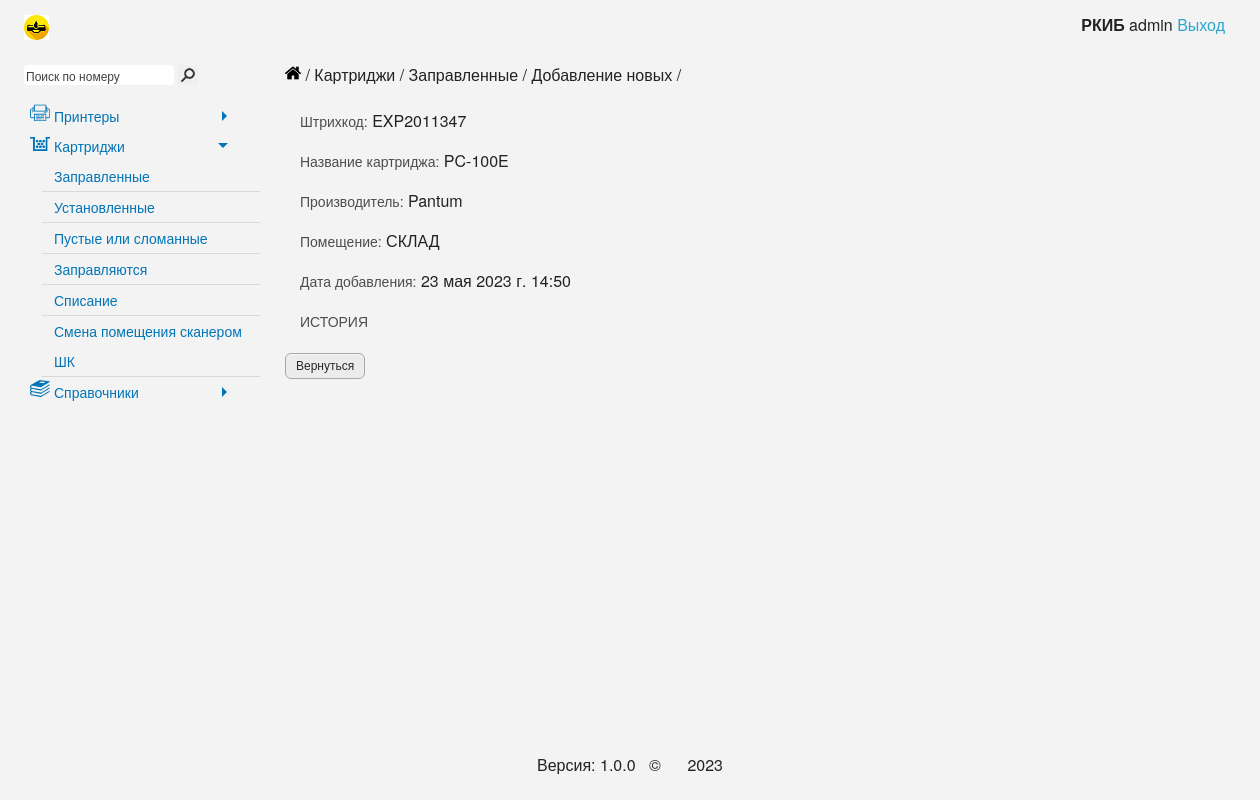
The app's page /31, older data.
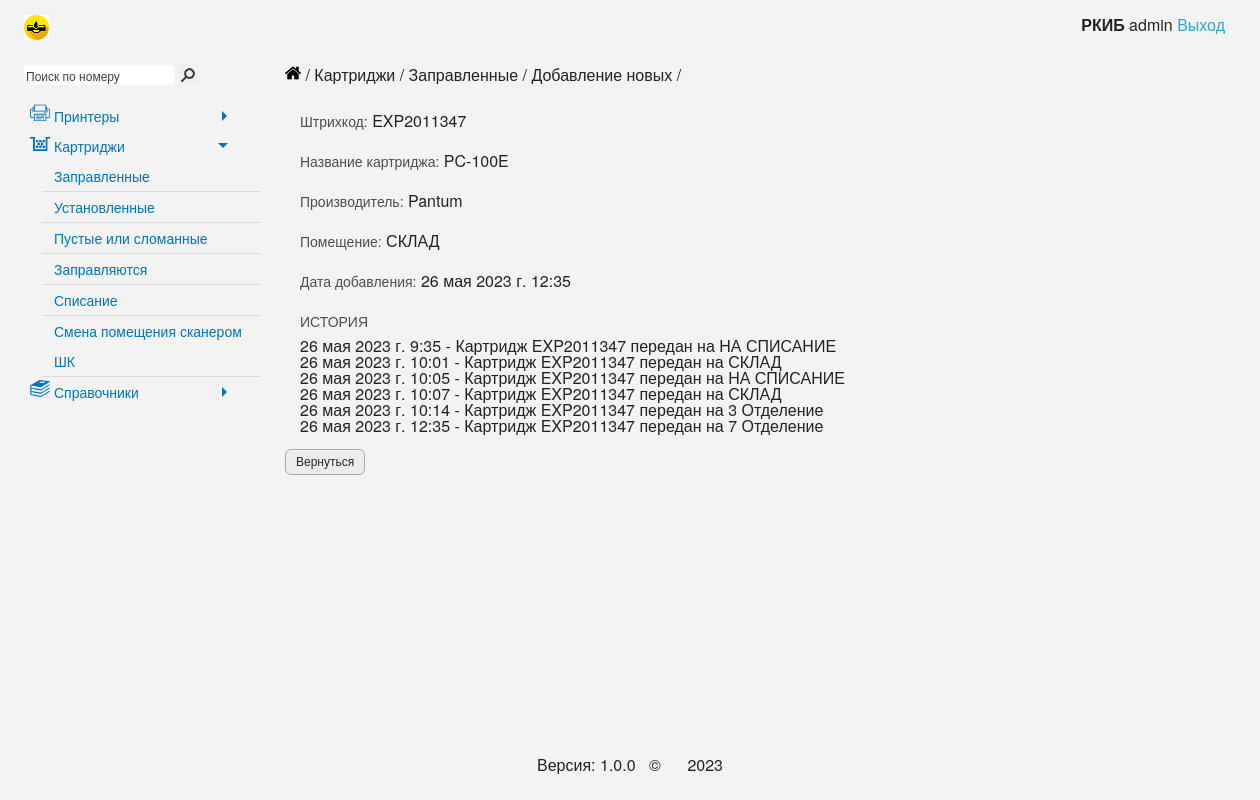
The same page, newer data.
### cartridge/models.py (models this page shows, shortened)
class Cartridges(models.Model):  # Картриджи
    barcode = models.CharField('Штрихкод', unique=True, db_index=True, max_length=50)
    cartName = models.ForeignKey('NameСartridge', default=None, on_delete=models.PROTECT)
    placeName = models.ForeignKey('Placements', on_delete=models.PROTECT)
    manufacturerName = models.ForeignKey('Manufacturer', default=None, on_delete=models.PROTECT)
    date = models.DateTimeField("Дата изменения", default=datetime.datetime.now().strftime("%d.%m.%Y %H:%M"))
    col = models.IntegerField('Перезаправки', db_index=True, blank=True, null=True)
    history = HistoricalRecords()
    class Meta:
        verbose_name = 'Картридж'
        verbose_name_plural = 'Картриджи'

class NameСartridge(models.Model):  # Названия картриджей
    name = models.CharField("Название картриджа", max_length=50, unique=True, db_index=True)
    comments = models.CharField("Комментарии", max_length=100, blank=True)
    class Meta:
        verbose_name = 'Название картриджа'
        verbose_name_plural = 'Названия картриджей'
    def __str__(self):
        return str(self.name)

class Manufacturer(models.Model):  # Производитель
    manufacturer = models.CharField("Производитель", max_length=50, unique=True, db_index=True)
    comments = models.CharField("Комментарии", max_length=100, blank=True)
    class Meta:
        verbose_name = 'Производитель'
        verbose_name_plural = 'Производители'
    def __str__(self):
        return str(self.manufacturer)

class Placements(models.Model):  # Помещения
    barcode = models.IntegerField('Штрихкод', unique=True, db_index=True)
    name = models.CharField("Помещение", max_length=50, unique=True, db_index=True)
    branch = models.CharField("Корпус", max_length=50, blank=True, null=True)
    class Meta:
        verbose_name = 'Помещение'
        verbose_name_plural = 'Помещения'
    def __str__(self):
        return str(self.name)

class ChangeLog(models.Model):
    barcode_h = models.CharField('Штрихкод', blank=True, null=True, max_length=50)
    cartName_h = models.CharField('Модель', max_length=250, blank=True, null=True)
    placeName_h = models.CharField('Помещение', max_length=50, blank=True, null=True)
    manufacturerName_h = models.CharField('Производитель', max_length=50, blank=True, null=True)
    date_h = models.DateTimeField("Дата изменения", null=True)
    comments_h = models.CharField('Комментарии', max_length=250, blank=True, null=True)
    class Meta:
        verbose_name = _('Журнал изменений')
        verbose_name_plural = _('Журналы изменений')

### cartridge/views.py (the view)
# urls.py: path('<int:pk>', CartDetailView.as_view(), name='details_view'),
class CartDetailView(DetailView):
    model = Cartridges
    template_name = 'cartridge/details_view.html'
    context_object_name = 'cartridge_details_view'
    success_url = reverse_lazy('add_items')
    def get_context_data(self, **kwargs):
        context = super(CartDetailView, self).get_context_data(**kwargs)
        history = ChangeLog.objects.filter(barcode_h=kwargs['object'].barcode)
        context['history'] = history
        return context

### cartridge/templates/cartridge/details_view.html (shortened to what this page needs)
{% extends 'cartridge/base.html' %}
{% block submenu %}Картриджи / Заправленные / Добавление новых{% endblock %}
{% block content %}
    <div ng-controller="MainCtrl" class="ng-scope">
        <div class="row">
            <div class="large-8 columns">
                <form action="" method="post" class="ng-dirty ng-valid-parse ng-valid ng-valid-required">
                    <label>Штрихкод: </label>
                    {{ cartridge_details_view.barcode }}
                    <label for="id_cartName">Название картриджа: </label>
                    {{ cartridge_details_view.cartName }}
                    <label>Производитель: </label>
                    {{ cartridge_details_view.manufacturerName }}
                    <label>Помещение: </label>
                    {{ cartridge_details_view.placeName }}
                    <label for="id_date">Дата добавления: </label>
                    {{ cartridge_details_view.date }}
                    <label for="id_date">ИСТОРИЯ </label>
                    <div class="large-12 columns">
                        {% for h in history %}
                            {{ h.date_h }} - {{ h.comments_h }}<br>
                        {% endfor %}
                    </div>
                    <div class="marginTop">
                        <a href="{% url 'stock' %}" class="button">Вернуться</a>
                    </div>
                </form>
            </div>
        </div>
    </div>
{% endblock %}

### cartridge/templates/cartridge/base.html (shortened to what this page needs)
{% load static %}
<!DOCTYPE html>
<html lang="en">
<head>
    <link rel="stylesheet" href="{% static 'css/normalize.css' %}">
    <link rel="stylesheet" href="{% static 'css/foundation.min.css' %}">
    <link rel="stylesheet" href="{% static 'css/style.css' %}">
    <link rel="stylesheet" href="{% static 'css/mobile.css' %}">
    <link rel="stylesheet" href="{% static 'css/jquery-ui.css' %}">
    <link rel="stylesheet" href="{% static 'css/ui-grid.min.css' %}">
    <link rel="stylesheet" href="{% static 'js/datetime/jquery.datetimepicker.css' %}">
    <link rel="stylesheet" href="{% static 'css/select2.min.css' %}">
    <link rel="stylesheet" href="{% static 'css/pm_widget.css' %}">
    <link rel="stylesheet" href="{% static 'css/cart/change-room-barcode.css' %}">
</head>
<body>
<div class="wrapper">
    <header class="header">
        <div class="logo"><a href="/">
            <img alt="nlogo" src="{% static 'img/nlogo.png' %}"/></a></div>
        <div class="submenu">
            <strong class="user_ou" title="Org">РКИБ
            </strong>admin <a class="logout_user" href="#">Выход</a>
        </div>
    </header>
    <div class="middle ">
        <div class="container">
            <main class="content">
                <div class="row marginTop">
                    <div class="large-10 columns">
                        <div class="breads">
                            <a href="/">
                                <img alt="home_ico" src="{% static 'img/home.png' %}"/>
                            </a> /
                            <span>
                                {% block submenu %}{% endblock %}
                            </span> /
                        </div>
                    </div>
                </div>
                {% block content %}
                {% endblock %}
            </main>
        </div>
        <aside class="left-sidebar">
            <div class="marginTop">
                <div class="search_wrapper">
                    <form action="" method="GET">
                        <input class="search_query" type="text" name="query" onfocus="if(this.value === 'Поиск по номеру') { this.value = ''; }"
                               onfocusout="if(this.value == '') { this.value = 'Поиск по номеру'; }" value="Поиск по номеру">
                        <input type="submit" class="search_button" value="">
                    </form>
                </div>
                <ul class="menu">
                    <li class="has-sub printer_ico"><span>Принтеры</span>
                    </li>
                    <li class="has-sub cartridge_ico active"><span>Картриджи</span>
                        <ul style="display: block;">
                            <li><a href="{% url 'stock' %}">Заправленные</a></li>
                            <li><a href="{% url 'use' %}">Установленные</a></li>
                            <li><a href="{% url 'empty' %}">Пустые или сломанные</a></li>
                            <li><a href="{% url 'worked_firms' %}">Заправляются</a></li>
                            <li><a href="{% url 'basket' %}">Списание</a></li>
                            <li><a href="{% url 'massive_change_room' %}">Смена помещения сканером ШК</a></li>
                        </ul>
                    </li>
                    <li class="has-sub dict_ico"><span>Справочники</span>
                    </li>
                </ul>
            </div>
        </aside>
    </div>
</div>
<footer class="footer">
    <div class="text_in_footer">Версия: 1.0.0&nbsp;&nbsp;&nbsp;&copy;&nbsp;&nbsp;&nbsp;&nbsp;&nbsp;&nbsp;2023
    </div>
</footer>
</body>
</html>

### cartridge/templates/cartridge/static/css/style.css (style rules this page uses)
html, body { height: 100%; }
body { background: #f3f3f3; }
img { padding: 0; margin: 0; }
div.text_in_footer { line-height: 70px; text-align: center; position: relative; }
form label { margin-bottom: 10px; }
a, a:hover, a:focus { outline: none; }
div.wrapper form label, div.wrapper form input { display: inline-block; }
form input[type="text"], form input[type="password"] { margin: 0; }
.breads, .breads a img { vertical-align: baseline; }
.marginTop, form input[type="submit"].marginTop { margin-top: 15px; }
input[type='email'], input[type='number'], input[type='text'] { margin: 0; }
div.submenu { position: absolute; top: 0; right: 35px; }
.search_wrapper { padding: 0 0 0 24px; }
ul.menu, ul.menu ul, ul.menu li, ul.menu a, ul.menu span { position: relative; }
ul.menu { font-size: 0.875em; display: block; margin: 0 0 0 24px; padding: 0; max-height: calc(100vh - 100px); overflow-x: auto; }
ul.menu > li { display: block; list-style: none; line-height: 30px; padding: 0 0 0 18px; }
ul.menu li span { height: 30px; display: inline-block; cursor: pointer; width: 200px; }
ul.menu li a, ul.menu ul li a { background: none; text-decoration: none; display: inline-block; padding: 0 12px; outline: 0; color: #0275b8; }
ul.menu li span, ul.menu ul li span { padding: 0 0 0 12px; }
ul.menu ul { display: none; margin: 0; list-style: none; }
ul.menu li ul li { line-height: 30px; min-height: 30px; border-bottom: 1px solid #D9D9D9; }
ul.menu li.has-sub > span:after { content: ""; position: absolute; top: 10px; right: 10px; border: 5px solid transparent; border-left: 5px solid #0275b8; }
ul.menu li.has-sub.active > span:after { right: 14px; top: 12px; border: 5px solid transparent; border-top: 5px solid #0275b8; }
ul.menu li.has-sub span { color: #0275b8; display: block; }
.printer_ico { background: url('../img/main_menu/printer.png') left 6px top no-repeat; }
.cartridge_ico { background: url('../img/main_menu/cartridge.png') left 6px top no-repeat; }
.dict_ico { background: url('../img/main_menu/dict.png') left 6px top no-repeat; }
body input[type="text"], body input[type="password"], body input[type="date"], body input[type="datetime"], body input[type="datetime-local"], body input[type="month"], body input[type="week"], body input[type="email"], body input[type="number"], body input[type="search"], body input[type="tel"], body input[type="time"], body input[type="url"], body textarea { border-radius: 4px; border: 1px solid #aaa; box-shadow: none; -webkit-box-shadow: none; }
label { padding-left: 15px; }
a.button, input[type="submit"].button, button.button, label.button, label.button:focus, a.button:focus, input[type="submit"].button:focus, button.button:focus { outline: 0; padding: 0 10px; color: #282828; -webkit-border-radius: 6px; -moz-border-radius: 6px; border-radius: 6px; background-color: #ececec; border: 1px solid #a8a8a8; cursor: pointer; font-weight: normal; text-decoration: none; text-align: center; height: 26px; line-height: 25px; display: inline-block; vertical-align: middle; margin: 0 15px 0 0; font-family: arial, sans-serif; font-size: 12px; }
.header { padding: 0 24px 0 24px; height: 50px; line-height: 50px; position: relative; }
.logo { position: relative; left: 0px; top: 15px; }
a img { outline: 0; vertical-align: top; }
div.wrapper .search_button { display: inline-block; width: 20px; height: 20px; border: 0 solid #000; background: url('../img/search.png') no-repeat; background-color: buttonface; vertical-align: middle; }
div.wrapper .search_query { display: inline-block; width: 150px; height: 20px; font-size: 12px; border: 0px solid #000; margin: 0; padding: 0 0 0 2px; vertical-align: middle; }
div.wrapper { margin: 0 auto; min-height: 100%; }
.middle { width: 100%; padding: 0 0 70px 0; position: relative; }
.middle:after { display: table; clear: both; content: ''; }
.container { width: 100%; float: left; }
.content { padding: 0 0 0 270px; }
.left-sidebar { float: left; width: 260px; margin-left: -100%; position: relative; }
.content .row { max-width: 100%; }
.footer { width: 1250px; margin: auto; margin: -70px auto 0; height: 70px; position: relative; padding: 0 24px 0; }

### cartridge/templates/cartridge/static/css/pm_widget.css (style rules this page uses)
form { -webkit-touch-callout: none; -webkit-user-select: none; -khtml-user-select: none; -moz-user-select: none; -ms-user-select: none; user-select: none; }
form label { display: block; }

Row changes from the older to the newer data that the page shows:
changed Cartridges "EXP2011347": date "23 мая 2023 г. 14:50" → "26 мая 2023 г. 12:35"
added ChangeLog: date_h "26 мая 2023 г. 9:35", comments_h "Картридж EXP2011347 передан на НА СПИСАНИЕ"
added ChangeLog: date_h "26 мая 2023 г. 10:01", comments_h "Картридж EXP2011347 передан на СКЛАД"
added ChangeLog: date_h "26 мая 2023 г. 10:05", comments_h "Картридж EXP2011347 передан на НА СПИСАНИЕ"
added ChangeLog: date_h "26 мая 2023 г. 10:07", comments_h "Картридж EXP2011347 передан на СКЛАД"
added ChangeLog: date_h "26 мая 2023 г. 10:14", comments_h "Картридж EXP2011347 передан на 3 Отделение"
added ChangeLog: date_h "26 мая 2023 г. 12:35", comments_h "Картридж EXP2011347 передан на 7 Отделение"
